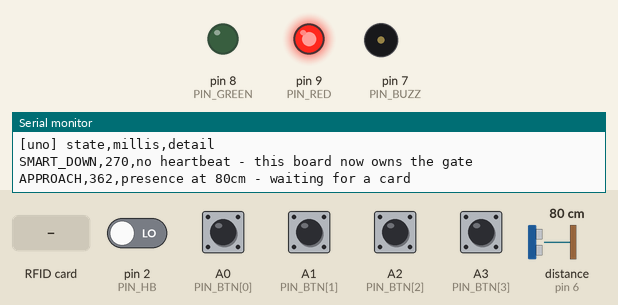
Bench run of a sketch on a simulated Arduino Uno, built with avr-gcc and run on an emulated ATmega328P. Shown: output pins drawn as LEDs (lit = HIGH), buzzer (waves = sounding, pin HIGH), the last lines printed to the serial monitor. Wiring (inferred from the names in the program): ultrasonic range finder: trigger pin 5; echo pin 6. Inputs (shaded band) come from the test bench; at power-on: A0 (PIN_BTN[0]), A1 (PIN_BTN[1]), A2 (PIN_BTN[2]), A3 (PIN_BTN[3]) HIGH, pin 2 (PIN_HB) LOW, distance to the obstacle (sensor on pin 6) 80 cm. The echo pulse lasts 58.3 µs per cm; EEPROM starts erased; pins used as bus, display or sensor lines are not drawn.

Above: at 1.4 s.
1.5 s: RFID card 5E 7A 19 C4 held to the reader
At 1.61 s:
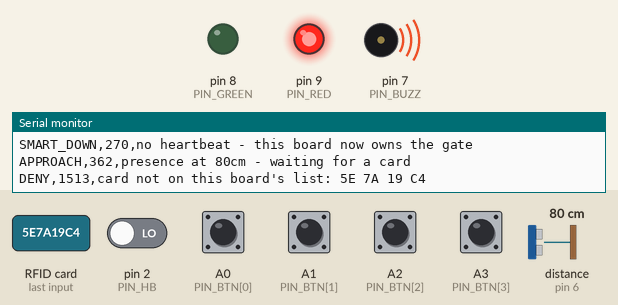
3.1 s: pin 2 (PIN_HB) driven HIGH
At 4.7 s:
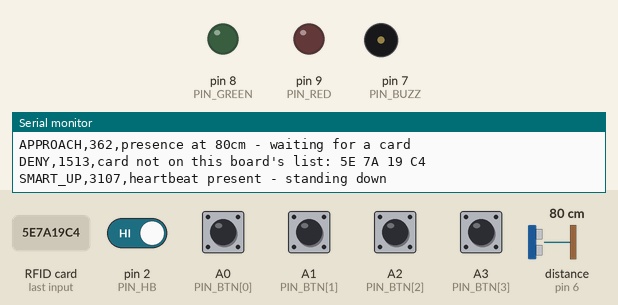
9.1 s: pin 2 (PIN_HB) driven LOW
At 13.2 s:
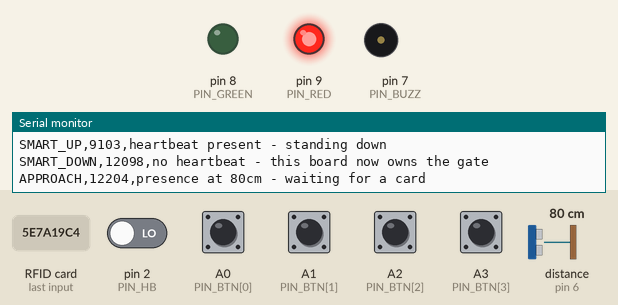
Timing chart, 0 to 14.6 s (numbered marks = the images above; inputs shaded):
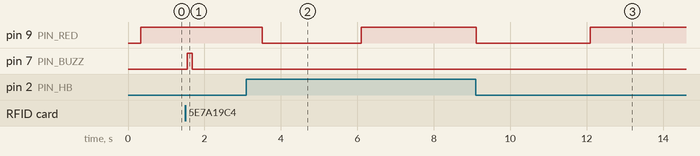

Measured:
- after the input at 1.5 s, pin 7 (PIN_BUZZ): LOW → HIGH after 0.05 s, → LOW 0.14 s later
- after the input at 3.1 s, pin 9 (PIN_RED): HIGH → LOW after 0.41 s, → HIGH 2.6 s later
- after the input at 9.1 s, pin 9 (PIN_RED): HIGH → LOW at once, → HIGH 3.0 s later

The sketch:

uno_watchdog.ino
```cpp
/*
  Charon Layer 3 - the gate's independent failover.

  This board is deliberately the stupid one. No network, no camera, no clock, no idea who
  anyone is beyond a number on a card. It watches a single wire to answer one question - is
  the smart system still alive? - and when the answer becomes no, it takes the gate over on
  its own terms.

  That is the argument of the demo's last beat, and it is why the two brains are deliberately
  of different intelligence: a clever one that can be killed, and a dumb one that cannot.

  WHAT CHANGED WHEN RFID ARRIVED, AND WHY IT MATTERS
  The first version opened on presence alone: during an outage, anyone who walked up got in.
  That is a poor thing to call a security feature, and it contradicts the fail-secure posture
  the brief asks for on an entry lane. Now a card is what opens the gate, and the ultrasonic
  keeps a different, better job: noticing that somebody approached, so an approach with NO
  card presented is recorded rather than silently ignored.

  Degrading from "who you are" to "what you carry" is the honest trade. The system loses
  convenience and gains nothing it did not have; it does not lose the ability to say no.

  WHAT CHANGED WHEN THE SECOND FACTOR ARRIVED (2026-09-20)
  Iteration 4's own Uno prototype moved to an RFID card for its everyday, staffed, monitored
  entrance. That took away the one thing that used to make this board's job visibly different
  on paper: two boards checking the same kind of card, at different times, are easy to mistake
  for the same design wearing two names. A card alone is also honestly weak - a UID is
  "something you have", and cards.h says on its own first line that anyone who reads a UID can
  write it to a blank card. This board now also asks for a short button sequence known only to
  the cardholder, entered on four buttons after a correct tap: "what you carry" and "what you
  know" together, which a bare-UID clone cannot satisfy on its own. That is a genuine increase
  in assurance, not busywork to look different for the report - the one board that only gets
  used once everything smarter than it has already died is a reasonable place to require more
  proof than the door people walk through every day, not less.

  WIRING (the Uno and gate-in share a power bank, so they share a ground)
    D2   <- heartbeat from gate-in GPIO 21. 3.3 V into a 5 V-tolerant input, ONE DIRECTION.
            Never wire the reverse: 5 V into an ESP32 GPIO destroys it.
    GND  <- common ground with the ESP. Without it the input floats, and a floating input
            reads as a fast random square wave - which looks exactly like a healthy
            heartbeat. That is the worst failure this board can have, so check it first.
    D3   -> MFRC522 RST
    D5   -> RCWL-1601 TRIG        D6 <- RCWL-1601 ECHO
    D7   -> buzzer                (moved off D10, which SPI needs)
    D8   -> green LED via ~330R   D9 -> red LED via ~330R
    D10  -> MFRC522 SDA/SS        D11 -> MOSI    D12 <- MISO    D13 -> SCK
    A0-A3 -> four push buttons (the PIN pad), other leg to GND. INPUT_PULLUP is used in
            software, so no external resistor is needed - a plain momentary button per pin.
    MFRC522 VCC -> 3.3 V, NOT 5 V. Its logic tolerates the Uno's 5 V signalling, its supply
    does not.
*/
#include <SPI.h>
#include <EEPROM.h>
#include <MFRC522.h>
#include "cards.h"

// ---- pins ----
const uint8_t PIN_HB    = 2;   // must be 2 or 3: the only external-interrupt pins on an Uno
const uint8_t PIN_RFID_RST = 3;
const uint8_t PIN_TRIG  = 5;
const uint8_t PIN_ECHO  = 6;
const uint8_t PIN_BUZZ  = 7;
const uint8_t PIN_GREEN = 8;
const uint8_t PIN_RED   = 9;
const uint8_t PIN_RFID_SS = 10;
const uint8_t PIN_BTN[4] = { A0, A1, A2, A3 };   // second factor: four buttons, not a 12-key
                                                  // pad - a matrix keypad needs eight free GPIO
                                                  // this board's pin budget does not have once
                                                  // RFID/SPI, sonar, LEDs, buzzer and the
                                                  // heartbeat input are accounted for.

// ---- timings ----
// Three missed beats before declaring the smart path down. One missed beat is noise; this is
// the same "two agreeing readings" discipline the ESP uses on its ultrasonics, applied to a
// wire. Long enough not to twitch, short enough to be visibly prompt on camera.
const unsigned long HB_TIMEOUT_MS    = 3000;
const unsigned long PASS_HOLD_MS     = 4000;
const unsigned long DENY_HOLD_MS     = 2000;
const unsigned long BUZZ_MS          = 120;
const unsigned long SONAR_PERIOD_MS  = 60;
const unsigned long SAME_CARD_MS     = 3000;   // ignore a card held against the reader
const unsigned long APPROACH_WAIT_MS = 8000;   // approach with no card within this = recorded
const unsigned long PIN_WINDOW_MS    = 6000;   // time allowed to enter the PIN after a good tap
const unsigned long BTN_DEBOUNCE_MS  = 30;

// ---- ultrasonic ----
const int TRIP_CM = 120;
const int HYST_CM = 25;
const uint8_t AGREE_NEEDED = 2;

MFRC522 rfid(PIN_RFID_SS, PIN_RFID_RST);

// ---- heartbeat state (written in an ISR) ----
volatile unsigned long lastBeatMs = 0;
volatile bool everBeat = false;

bool smartPathUp = false, announced = false;

// ---- sonar state ----
float lastCm = -1;
bool blocked = false, cand = false;
uint8_t agree = 0;

unsigned long passUntil = 0, denyUntil = 0, buzzUntil = 0, lastPingMs = 0;
unsigned long approachAt = 0;           // 0 = nobody currently waiting unidentified
char lastUid[32] = "";
unsigned long lastUidAt = 0;

// ---- second-factor (PIN) state ----
bool awaitingPin = false;
const CharonCard *pendingCard = nullptr;
byte pendingUid[10];
byte pendingUidLen = 0;
uint8_t pinProgress = 0;
unsigned long pinDeadline = 0;
bool prevBtnLow[4] = { false, false, false, false };
unsigned long lastBtnMs = 0;


/* ------------------------------------------------------------------ failover journal

   Everything this board decides happens while the brain is unreachable by definition, so
   nothing it does would otherwise be recoverable afterwards. The journal is what turns
   "the brain will never know who came in" into "the brain finds out at the next check".

   EEPROM rather than an SD card, for a reason worth stating: the data has to be written by
   the board that KNOWS the event, and that is this one - the card reader is here, not on the
   ESP32. An SD card on the ESP32 would sit there recording nothing, because the ESP is on
   the far side of a one-way wire and, in the demo's own scenario, is the thing being killed.
   The Uno already has 1 KB of non-volatile storage built in, which is more than a hundred
   records; no extra hardware, no extra pins, nothing more to solder or fail.

   Timestamps are seconds since THIS BOARD booted, because it has no clock. That is honest and
   sufficient: the brain knows when the outage began, and the offsets place the events inside
   it.

   A ring buffer: when it fills, the oldest records are overwritten. Reconciliation is about
   the outage happening NOW, so the newest records are the ones worth keeping, and records
   from sessions long past are noise. The dump reports that wrapping happened, so a full
   journal is never mistaken for a complete one. */

const uint16_t EE_MAGIC_ADDR = 0;      // 2 bytes: marks the journal as ours and initialised
const uint16_t EE_HEAD_ADDR  = 2;      // 1 byte : next slot to write
const uint16_t EE_FLAGS_ADDR = 3;      // 1 byte : bit0 = has wrapped at least once
const uint16_t EE_DATA_ADDR  = 4;
const uint16_t EE_MAGIC      = 0x4348; // 'CH'
const uint8_t  REC_SIZE      = 9;      // 4 uid + 4 seconds + 1 outcome
const uint8_t  EE_CAPACITY   = (uint8_t)((1024 - EE_DATA_ADDR) / REC_SIZE);

const uint8_t OUT_GRANT    = 1;
const uint8_t OUT_DENY     = 2;
const uint8_t OUT_NO_CARD  = 3;
const uint8_t OUT_PIN_FAIL = 4;   // right card, wrong (or no) PIN within the window

uint8_t journalHead = 0;      // next slot to write
bool journalWrapped = false;  // the ring has been round at least once

void journalReset() {
  EEPROM.put(EE_MAGIC_ADDR, EE_MAGIC);
  EEPROM.update(EE_HEAD_ADDR, 0);
  EEPROM.update(EE_FLAGS_ADDR, 0);
  journalHead = 0;
  journalWrapped = false;
}

void journalLoad() {
  uint16_t magic;
  EEPROM.get(EE_MAGIC_ADDR, magic);
  if (magic != EE_MAGIC) {              // a fresh chip reads 0xFFFF: initialise rather than
    journalReset();                     // trusting whatever noise is in there
    return;
  }
  journalHead = EEPROM.read(EE_HEAD_ADDR);
  journalWrapped = EEPROM.read(EE_FLAGS_ADDR) & 0x01;
  if (journalHead >= EE_CAPACITY) journalReset();   // corrupt index: start clean
}

uint8_t journalCount() {
  return journalWrapped ? EE_CAPACITY : journalHead;
}

void journalWrite(const byte *uid, byte uidLen, uint8_t outcome, unsigned long now) {
  uint16_t addr = EE_DATA_ADDR + (uint16_t)journalHead * REC_SIZE;
  for (uint8_t i = 0; i < 4; i++)
    EEPROM.update(addr + i, i < uidLen ? uid[i] : 0);   // update(), not write(): no needless
  unsigned long secs = now / 1000UL;                     // cycles on bytes that did not change
  EEPROM.put(addr + 4, secs);
  EEPROM.update(addr + 8, outcome);

  journalHead = (journalHead + 1) % EE_CAPACITY;
  EEPROM.update(EE_HEAD_ADDR, journalHead);
  if (journalHead == 0 && !journalWrapped) {
    // Oldest records start being overwritten from here. Reconciliation cares about the
    // CURRENT outage, so discarding the oldest is the right trade - but the dump has to say
    // it happened, or a full journal reads as a complete one.
    journalWrapped = true;
    EEPROM.update(EE_FLAGS_ADDR, 0x01);
    Serial.println(F("JOURNAL_WRAPPED,0,oldest records now being overwritten"));
  }
}

void journalDump() {
  // Plain CSV on the wire: readable by eye in a serial monitor and parsable by
  // server/tools/import_uno_log.py without either end needing a library.
  uint8_t n = journalCount();
  Serial.print(F("JOURNAL_BEGIN,")); Serial.print(n);
  Serial.print(F(",capacity=")); Serial.print(EE_CAPACITY);
  Serial.print(F(",wrapped=")); Serial.println(journalWrapped ? 1 : 0);
  Serial.println(F("uid,seconds_since_boot,outcome"));
  // Oldest first. Once wrapped, the oldest surviving record is the one at the write head.
  for (uint8_t k = 0; k < n; k++) {
    uint8_t slot = journalWrapped ? (uint8_t)((journalHead + k) % EE_CAPACITY) : k;
    uint16_t addr = EE_DATA_ADDR + (uint16_t)slot * REC_SIZE;
    for (uint8_t b = 0; b < 4; b++) {
      byte v = EEPROM.read(addr + b);
      if (v < 0x10) Serial.print('0');
      Serial.print(v, HEX);
      if (b < 3) Serial.print(' ');
    }
    unsigned long secs; EEPROM.get(addr + 4, secs);
    uint8_t outcome = EEPROM.read(addr + 8);
    Serial.print(','); Serial.print(secs); Serial.print(',');
    Serial.println(outcome == OUT_GRANT ? F("granted")
                 : outcome == OUT_DENY  ? F("denied")
                 : outcome == OUT_PIN_FAIL ? F("pin_fail") : F("approach_no_card"));
  }
  Serial.println(F("JOURNAL_END"));
}

void journalSerialCommands() {
  static char buf[8];
  static uint8_t n = 0;
  while (Serial.available()) {
    char c = Serial.read();
    if (c == '\n' || c == '\r') {
      buf[n] = 0;
      if (n) {
        if (!strcmp(buf, "D")) journalDump();
        else if (!strcmp(buf, "?")) {
          Serial.print(F("JOURNAL_STATUS,")); Serial.print(journalCount());
          Serial.print('/'); Serial.print(EE_CAPACITY);
          Serial.print(F(",wrapped=")); Serial.println(journalWrapped ? 1 : 0);
        }
        // Spelled out rather than a single key: clearing a security journal by fat-fingering
        // one character in a serial monitor is not a mistake worth making possible.
        else if (!strcmp(buf, "CLEAR")) { journalReset(); Serial.println(F("JOURNAL_CLEARED,0,")); }
      }
      n = 0;
    } else if (n < sizeof(buf) - 1) {
      buf[n++] = c;
    }
  }
}

void onHeartbeat() {
  // An interrupt, not polling: loop() spends up to 25 ms inside pulseIn waiting for an echo,
  // and polling would drop edges during exactly the window when knowing the smart path is
  // alive matters most.
  lastBeatMs = millis();
  everBeat = true;
}

unsigned long beatAge() {
  // A four-byte read on an 8-bit AVR is not atomic: an interrupt landing mid-read yields a
  // garbage timestamp, which would fake a healthy system or a dead one at random.
  noInterrupts();
  unsigned long t = lastBeatMs;
  bool seen = everBeat;
  interrupts();
  if (!seen) return HB_TIMEOUT_MS + 1;   // never heard one: assume down, never assume health
  return millis() - t;
}

float readDistanceCm() {
  digitalWrite(PIN_TRIG, LOW);  delayMicroseconds(3);
  digitalWrite(PIN_TRIG, HIGH); delayMicroseconds(10);
  digitalWrite(PIN_TRIG, LOW);
  unsigned long us = pulseIn(PIN_ECHO, HIGH, 25000UL);
  return us ? us / 58.0f : -1.0f;
}

bool pollSonar() {                       // true on the rising edge of "someone is there"
  lastCm = readDistanceCm();
  bool nowBlocked = blocked
      ? !(lastCm <= 0 || lastCm > TRIP_CM + HYST_CM)
      : (lastCm > 0 && lastCm < TRIP_CM);
  if (nowBlocked == cand) { if (agree < AGREE_NEEDED) agree++; }
  else { cand = nowBlocked; agree = 1; }
  if (agree >= AGREE_NEEDED && cand != blocked) { blocked = cand; return blocked; }
  return false;
}

void uidToString(char *out, size_t n) {
  out[0] = 0;
  for (byte i = 0; i < rfid.uid.size && (i * 3 + 3) < n; i++) {
    if (i) strcat(out, " ");
    char b[4];
    snprintf(b, sizeof(b), "%02X", rfid.uid.uidByte[i]);
    strcat(out, b);
  }
}

const CharonCard *cardFor(const char *uid) {
  for (int i = 0; i < CHARON_CARD_COUNT; i++)
    if (strcasecmp(uid, CHARON_CARDS[i].uid) == 0) return &CHARON_CARDS[i];
  return nullptr;
}

void grant(const char *holder, const byte *uid, byte uidLen, unsigned long now) {
  Serial.print(F("PASS,")); Serial.print(now);
  Serial.print(F(",card + PIN accepted: ")); Serial.println(holder);
  journalWrite(uid, uidLen, OUT_GRANT, now);
  passUntil = now + PASS_HOLD_MS;
  buzzUntil = now + BUZZ_MS;
  approachAt = 0;                        // identified: no unattended-approach record needed
}

void refuse(const char *uid, unsigned long now) {
  // The UID is printed on purpose: this is the enrolment path. Tap an unknown card, read its
  // number off the serial monitor, put it in cards.h.
  Serial.print(F("DENY,")); Serial.print(now);
  Serial.print(F(",card not on this board's list: ")); Serial.println(uid);
  byte raw[10]; byte len = rfid.uid.size < sizeof(raw) ? rfid.uid.size : sizeof(raw);
  memcpy(raw, rfid.uid.uidByte, len);
  journalWrite(raw, len, OUT_DENY, now);
  denyUntil = now + DENY_HOLD_MS;
  buzzUntil = now + BUZZ_MS;
  approachAt = 0;
}

void beginPinEntry(const CharonCard *card, unsigned long now) {
  pendingCard = card;
  pendingUidLen = rfid.uid.size < sizeof(pendingUid) ? rfid.uid.size : sizeof(pendingUid);
  memcpy(pendingUid, rfid.uid.uidByte, pendingUidLen);
  pinProgress = 0;
  awaitingPin = true;
  pinDeadline = now + PIN_WINDOW_MS;
  Serial.print(F("PIN_WAIT,")); Serial.print(now);
  Serial.print(F(",card recognised, enter PIN: ")); Serial.println(card->holder);
  buzzUntil = now + 40;   // one short chirp: the card was good, the PIN is still due
}

void pinFail(unsigned long now, const __FlashStringHelper *why) {
  Serial.print(F("PIN_FAIL,")); Serial.print(now);
  Serial.print(F(",")); Serial.print(why);
  Serial.print(F(": ")); Serial.println(pendingCard->holder);
  journalWrite(pendingUid, pendingUidLen, OUT_PIN_FAIL, now);
  denyUntil = now + DENY_HOLD_MS;
  buzzUntil = now + BUZZ_MS;
  awaitingPin = false;
  pendingCard = nullptr;
}

// Returns the button index (0-3) on a fresh, debounced press, or -1 if none. Keeps
// prevBtnLow current even when the caller ignores the result, so a press made while the
// board was not listening cannot be replayed as a "fresh" press once it starts listening.
int8_t pollButtons(unsigned long now) {
  int8_t pressed = -1;
  bool debounceOk = (now - lastBtnMs) >= BTN_DEBOUNCE_MS;
  for (uint8_t i = 0; i < 4; i++) {
    bool low = digitalRead(PIN_BTN[i]) == LOW;
    if (low && !prevBtnLow[i] && debounceOk && pressed < 0) {
      pressed = (int8_t)i;
      lastBtnMs = now;
    }
    prevBtnLow[i] = low;
  }
  return pressed;
}

void setup() {
  pinMode(PIN_HB, INPUT);        // the ESP drives this actively; no pull-up, or a disconnected
                                 // wire would be held at a steady level and look deliberate
  pinMode(PIN_TRIG, OUTPUT); pinMode(PIN_ECHO, INPUT); digitalWrite(PIN_TRIG, LOW);
  pinMode(PIN_BUZZ, OUTPUT);  digitalWrite(PIN_BUZZ, LOW);
  pinMode(PIN_GREEN, OUTPUT); digitalWrite(PIN_GREEN, LOW);
  pinMode(PIN_RED, OUTPUT);   digitalWrite(PIN_RED, LOW);
  for (uint8_t i = 0; i < 4; i++) pinMode(PIN_BTN[i], INPUT_PULLUP);

  attachInterrupt(digitalPinToInterrupt(PIN_HB), onHeartbeat, CHANGE);

  SPI.begin();
  rfid.PCD_Init();

  Serial.begin(9600);
  Serial.println(F("[uno] charon gate failover"));
  Serial.print(F("[uno] cards on this board: ")); Serial.println(CHARON_CARD_COUNT);
  if (CHARON_CARD_COUNT == 0)
    Serial.println(F("[uno] WARNING: no cards enrolled - failover will refuse everyone"));
  // Report the reader's own version: 0x00 or 0xFF means the wiring is wrong, and finding that
  // out at boot is far better than discovering it mid-take.
  byte v = rfid.PCD_ReadRegister(MFRC522::VersionReg);
  Serial.print(F("[uno] MFRC522 version 0x")); Serial.println(v, HEX);
  if (v == 0x00 || v == 0xFF)
    Serial.println(F("[uno] WARNING: reader not responding - check SPI wiring and 3.3V supply"));
  journalLoad();
  Serial.print(F("[uno] failover journal: ")); Serial.print(journalCount());
  Serial.print('/'); Serial.print(EE_CAPACITY);
  Serial.println(journalWrapped ? F(" records (wrapped)") : F(" records"));
  Serial.println(F("[uno] serial: D = dump journal, ? = status, CLEAR = erase"));
  Serial.println(F("[uno] state,millis,detail"));
}

void loop() {
  unsigned long now = millis();
  journalSerialCommands();
  bool up = beatAge() < HB_TIMEOUT_MS;

  if (up != smartPathUp || !announced) {
    smartPathUp = up; announced = true;
    if (up) {
      Serial.print(F("SMART_UP,"));   Serial.print(now);
      Serial.println(F(",heartbeat present - standing down"));
      digitalWrite(PIN_RED, LOW);
      approachAt = 0;
      awaitingPin = false; pendingCard = nullptr;   // the smart path came back mid-PIN-entry
    } else {
      Serial.print(F("SMART_DOWN,")); Serial.print(now);
      Serial.println(F(",no heartbeat - this board now owns the gate"));
      // Re-arm the sonar so someone already standing there when the smart path dies still
      // produces a fresh edge instead of being missed as "already blocked".
      blocked = false; cand = false; agree = 0; approachAt = 0;
    }
  }

  // Red means armed while the smart path is down, and doubles as the refusal light. Driven
  // from one place so the two meanings cannot fight each other.
  digitalWrite(PIN_RED, (!smartPathUp || (long)(denyUntil - now) > 0) ? HIGH : LOW);

  if (now - lastPingMs >= SONAR_PERIOD_MS) {
    lastPingMs = now;
    bool arrived = pollSonar();
    if (arrived && !smartPathUp && (long)(passUntil - now) <= 0) {
      approachAt = now;                  // start waiting for a card
      Serial.print(F("APPROACH,")); Serial.print(now);
      Serial.print(F(",presence at ")); Serial.print(lastCm, 0);
      Serial.println(F("cm - waiting for a card"));
    }
  }

  // Somebody came to the gate during an outage and never identified themselves. Worth a line
  // in the log: this is the signal the presence-only version threw away by simply opening.
  if (approachAt && !awaitingPin && (long)(now - approachAt - APPROACH_WAIT_MS) >= 0) {
    Serial.print(F("NO_CARD,")); Serial.print(now);
    Serial.println(F(",approach with no card presented"));
    { byte none[4] = {0, 0, 0, 0}; journalWrite(none, 4, OUT_NO_CARD, now); }
    approachAt = 0;
  }

  // Second-factor entry in progress: the PIN pad owns the next few seconds and the reader is
  // not consulted again until it resolves, one way or the other.
  if (awaitingPin) {
    if ((long)(now - pinDeadline) >= 0) {
      pinFail(now, F("PIN not completed in time"));
    } else {
      int8_t pressed = pollButtons(now);
      if (pressed >= 0) {
        if (pressed == pendingCard->pin[pinProgress]) {
          pinProgress++;
          buzzUntil = now + 40;
          if (pinProgress >= pendingCard->pinLen) {
            grant(pendingCard->holder, pendingUid, pendingUidLen, now);
            awaitingPin = false;
            pendingCard = nullptr;
          }
        } else {
          pinFail(now, F("wrong PIN button"));
        }
      }
    }
  } else {
    pollButtons(now);   // keep debounce state current so a stray press outside a PIN
                         // window cannot be replayed as the first digit of the next one
  }

  // The reader only acts while the smart path is down and no PIN entry is already in flight.
  // With the brain alive, or mid-PIN, this board stays quiet on purpose: two systems (or two
  // simultaneous taps) deciding one gate is worse than either alone.
  if (!smartPathUp && !awaitingPin && rfid.PICC_IsNewCardPresent() && rfid.PICC_ReadCardSerial()) {
    char uid[32];
    uidToString(uid, sizeof(uid));
    bool repeat = (strcmp(uid, lastUid) == 0) && ((long)(now - lastUidAt) < (long)SAME_CARD_MS);
    strncpy(lastUid, uid, sizeof(lastUid) - 1);
    lastUidAt = now;
    if (!repeat) {
      const CharonCard *card = cardFor(uid);
      if (card) beginPinEntry(card, now); else refuse(uid, now);
    }
    rfid.PICC_HaltA();
  }

  // Green runs on its own hold rather than being cut the instant the brain returns: a person
  // mid-walk-through should not have the light yanked out from under them.
  digitalWrite(PIN_GREEN, (long)(passUntil - now) > 0 ? HIGH : LOW);
  digitalWrite(PIN_BUZZ,  (long)(buzzUntil - now) > 0 ? HIGH : LOW);
}
```

Source omitted: cards.example.h (1444 bytes)
